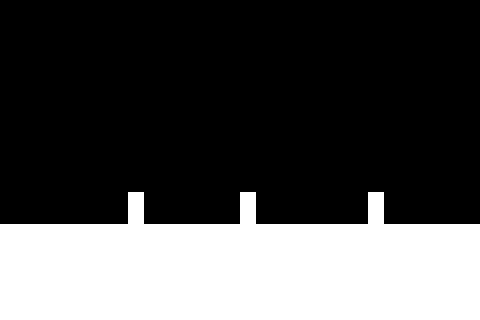

Tiled map render using the project's own tile images. Description and the map definition, with tile-layer contents summarised, below:
An orthogonal 30x20 tile map with 16x16 px tiles, 2 tile layers (Floor, Danger).

<map version="1.0" orientation="orthogonal" renderorder="right-down" width="30" height="20" tilewidth="16" tileheight="16">
 <tileset firstgid="1" name="FloorTiles" tilewidth="16" tileheight="16">
  <image source="../../images/tiles/FloorTiles.png" width="32" height="16" />
 </tileset>
 <layer name="Floor" width="30" height="20">
  <properties>
   <property name="tileset" value="FloorTiles" />
  </properties>
  <data>[600 cells, 180 non-empty, 1 distinct tile ids]</data>
 </layer>
 <layer name="Danger" width="30" height="20">
  <properties>
   <property name="tileset" value="FloorTiles" />
  </properties>
  <data>[600 cells, 6 non-empty, 1 distinct tile ids]</data>
 </layer>
</map>
